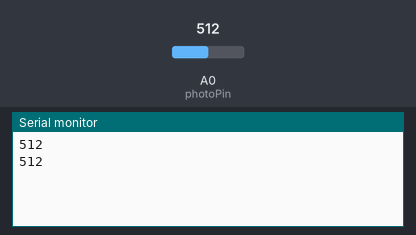
Bench run of a sketch on a simulated Arduino Uno, built with avr-gcc and run on an emulated ATmega328P. Shown: the last lines printed to the serial monitor. Inputs (shaded band) come from the test bench; at power-on: A0 (photoPin) = 512.

Above: at 1.8 s.
1.9 s: A0 (photoPin) set to 716
At 2.8 s:
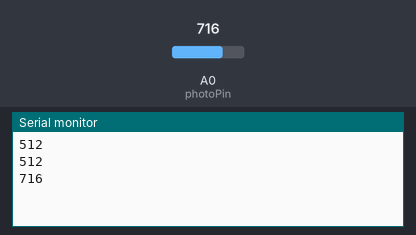
3.4 s: A0 (photoPin) set to 900
At 4.5 s:
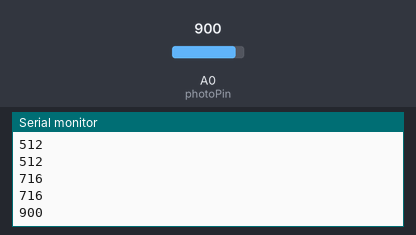
Timing chart, 0 to 6.4 s (numbered marks = the images above; inputs shaded):
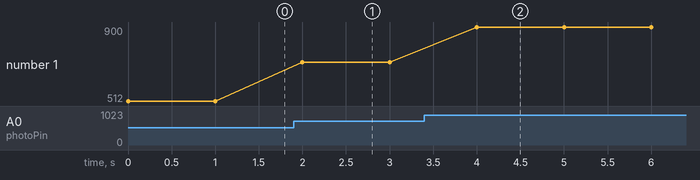

Measured:
- after the input at 1.9 s, the serial monitor: prints a new line after 0.10 s (image 1)
- after the input at 3.4 s, the serial monitor: prints a new line after 0.60 s (image 2)
- plotted number 1: 512 → 716 after the input at 1.9 s, 716 → 900 after the input at 3.4 s

The sketch:

photoresistor.ino
```cpp
int photoPin = A0;

void setup() {
  Serial.begin(9600);
}

void loop() {
  int light = analogRead(photoPin);
  Serial.println(light);
  delay(1000);
}
```
